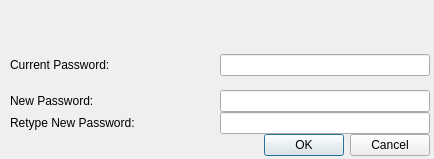
<?xml version="1.0" encoding="UTF-8"?>
<ui version="4.0">
 <class>NewPWDialog</class>
 <widget class="QDialog" name="NewPWDialog">
  <property name="windowModality">
   <enum>Qt::ApplicationModal</enum>
  </property>
  <property name="geometry">
   <rect>
    <x>0</x>
    <y>0</y>
    <width>434</width>
    <height>159</height>
   </rect>
  </property>
  <property name="sizePolicy">
   <sizepolicy hsizetype="Minimum" vsizetype="Minimum">
    <horstretch>0</horstretch>
    <verstretch>0</verstretch>
   </sizepolicy>
  </property>
  <property name="windowTitle">
   <string>Open DropOff - Change Password</string>
  </property>
  <property name="modal">
   <bool>true</bool>
  </property>
  <widget class="QWidget" name="verticalLayoutWidget">
   <property name="geometry">
    <rect>
     <x>10</x>
     <y>40</y>
     <width>420</width>
     <height>116</height>
    </rect>
   </property>
   <layout class="QVBoxLayout" name="passwordFieldLayout">
    <property name="spacing">
     <number>0</number>
    </property>
    <item>
     <layout class="QHBoxLayout" name="horizontalLayout_6">
      <property name="spacing">
       <number>0</number>
      </property>
      <property name="topMargin">
       <number>0</number>
      </property>
      <property name="bottomMargin">
       <number>0</number>
      </property>
      <item>
       <widget class="QLabel" name="currPWLabel">
        <property name="sizePolicy">
         <sizepolicy hsizetype="MinimumExpanding" vsizetype="MinimumExpanding">
          <horstretch>0</horstretch>
          <verstretch>0</verstretch>
         </sizepolicy>
        </property>
        <property name="minimumSize">
         <size>
          <width>150</width>
          <height>0</height>
         </size>
        </property>
        <property name="text">
         <string>Current Password:</string>
        </property>
       </widget>
      </item>
      <item>
       <widget class="QLineEdit" name="currPWlineEdit">
        <property name="echoMode">
         <enum>QLineEdit::Password</enum>
        </property>
       </widget>
      </item>
     </layout>
    </item>
    <item>
     <layout class="QHBoxLayout" name="horizontalLayout_7">
      <property name="spacing">
       <number>0</number>
      </property>
      <property name="topMargin">
       <number>0</number>
      </property>
      <property name="bottomMargin">
       <number>0</number>
      </property>
      <item>
       <widget class="QLabel" name="newPWLabel1">
        <property name="sizePolicy">
         <sizepolicy hsizetype="MinimumExpanding" vsizetype="Fixed">
          <horstretch>0</horstretch>
          <verstretch>0</verstretch>
         </sizepolicy>
        </property>
        <property name="minimumSize">
         <size>
          <width>150</width>
          <height>0</height>
         </size>
        </property>
        <property name="text">
         <string>New Password:</string>
        </property>
       </widget>
      </item>
      <item>
       <widget class="QLineEdit" name="newPWlineEdit1">
        <property name="echoMode">
         <enum>QLineEdit::Password</enum>
        </property>
       </widget>
      </item>
     </layout>
    </item>
    <item>
     <layout class="QHBoxLayout" name="horizontalLayout_8">
      <property name="spacing">
       <number>0</number>
      </property>
      <property name="topMargin">
       <number>0</number>
      </property>
      <property name="bottomMargin">
       <number>0</number>
      </property>
      <item>
       <widget class="QLabel" name="newPWLabel2">
        <property name="sizePolicy">
         <sizepolicy hsizetype="MinimumExpanding" vsizetype="Fixed">
          <horstretch>0</horstretch>
          <verstretch>0</verstretch>
         </sizepolicy>
        </property>
        <property name="minimumSize">
         <size>
          <width>150</width>
          <height>0</height>
         </size>
        </property>
        <property name="text">
         <string>Retype New Password:</string>
        </property>
       </widget>
      </item>
      <item>
       <widget class="QLineEdit" name="newPWlineEdit2">
        <property name="echoMode">
         <enum>QLineEdit::Password</enum>
        </property>
       </widget>
      </item>
     </layout>
    </item>
    <item>
     <widget class="QDialogButtonBox" name="buttonBox">
      <property name="orientation">
       <enum>Qt::Horizontal</enum>
      </property>
      <property name="standardButtons">
       <set>QDialogButtonBox::Cancel|QDialogButtonBox::Ok</set>
      </property>
     </widget>
    </item>
   </layout>
  </widget>
  <widget class="QLabel" name="errorLabel">
   <property name="enabled">
    <bool>false</bool>
   </property>
   <property name="geometry">
    <rect>
     <x>50</x>
     <y>0</y>
     <width>331</width>
     <height>31</height>
    </rect>
   </property>
   <property name="sizePolicy">
    <sizepolicy hsizetype="Maximum" vsizetype="Fixed">
     <horstretch>0</horstretch>
     <verstretch>0</verstretch>
    </sizepolicy>
   </property>
   <property name="text">
    <string/>
   </property>
   <property name="alignment">
    <set>Qt::AlignCenter</set>
   </property>
   <property name="wordWrap">
    <bool>true</bool>
   </property>
  </widget>
 </widget>
 <resources/>
 <connections>
  <connection>
   <sender>buttonBox</sender>
   <signal>accepted()</signal>
   <receiver>NewPWDialog</receiver>
   <slot>accept()</slot>
   <hints>
    <hint type="sourcelabel">
     <x>248</x>
     <y>254</y>
    </hint>
    <hint type="destinationlabel">
     <x>157</x>
     <y>274</y>
    </hint>
   </hints>
  </connection>
  <connection>
   <sender>buttonBox</sender>
   <signal>rejected()</signal>
   <receiver>NewPWDialog</receiver>
   <slot>reject()</slot>
   <hints>
    <hint type="sourcelabel">
     <x>316</x>
     <y>260</y>
    </hint>
    <hint type="destinationlabel">
     <x>286</x>
     <y>274</y>
    </hint>
   </hints>
  </connection>
 </connections>
</ui>
